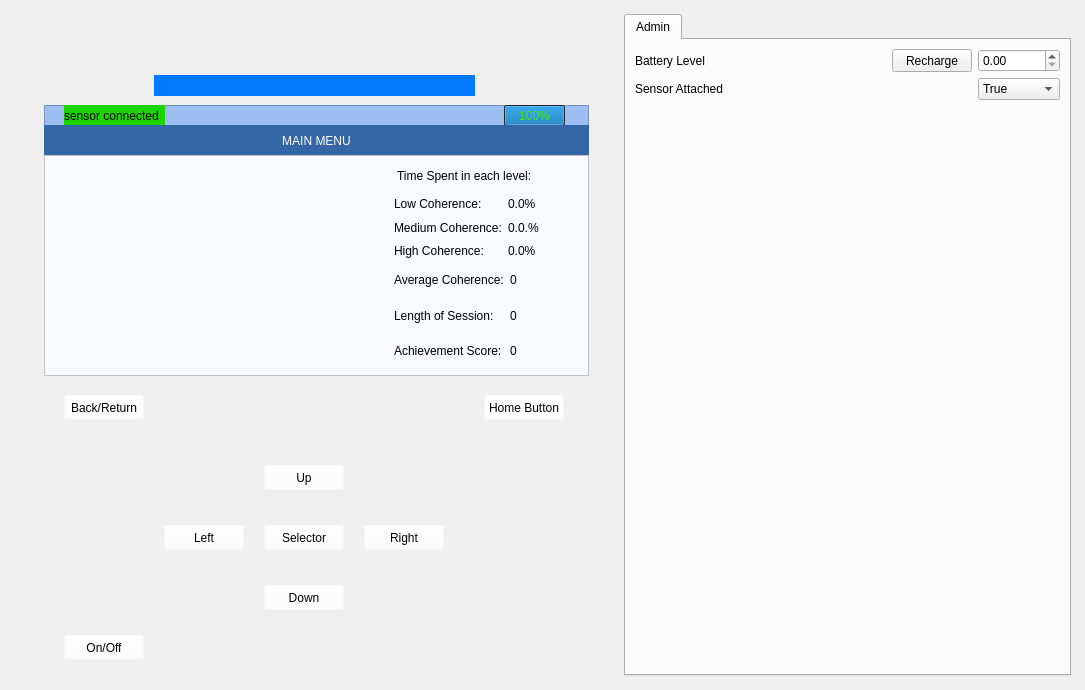
<?xml version="1.0" encoding="UTF-8"?>
<ui version="4.0">
 <class>MainWindow</class>
 <widget class="QMainWindow" name="MainWindow">
  <property name="geometry">
   <rect>
    <x>0</x>
    <y>0</y>
    <width>1085</width>
    <height>690</height>
   </rect>
  </property>
  <property name="windowTitle">
   <string>MainWindow</string>
  </property>
  <widget class="QWidget" name="MainWindowCentralQWidget">
   <property name="enabled">
    <bool>true</bool>
   </property>
   <layout class="QHBoxLayout" name="horizontalLayout">
    <item>
     <layout class="QHBoxLayout" name="MainWindowQHBoxLayout" stretch="0,0">
      <property name="spacing">
       <number>10</number>
      </property>
      <property name="leftMargin">
       <number>5</number>
      </property>
      <property name="topMargin">
       <number>5</number>
      </property>
      <property name="rightMargin">
       <number>5</number>
      </property>
      <property name="bottomMargin">
       <number>5</number>
      </property>
      <item>
       <widget class="QWidget" name="HeartWaveWidget" native="true">
        <property name="minimumSize">
         <size>
          <width>600</width>
          <height>600</height>
         </size>
        </property>
        <property name="maximumSize">
         <size>
          <width>600</width>
          <height>660</height>
         </size>
        </property>
        <property name="styleSheet">
         <string notr="true">border-image: url(:/overlay/denasButtonless.svg);
background-color: rgba(255, 255, 255, 0);</string>
        </property>
        <widget class="QGraphicsView" name="HeartWaveGraphicsView">
         <property name="geometry">
          <rect>
           <x>3</x>
           <y>1</y>
           <width>601</width>
           <height>661</height>
          </rect>
         </property>
         <property name="styleSheet">
          <string notr="true">background-color: rgb(255, 255, 255,0);
border-image: url(:/overlay/maindisplay.svg);</string>
         </property>
        </widget>
        <widget class="QPushButton" name="LeftButton">
         <property name="geometry">
          <rect>
           <x>150</x>
           <y>510</y>
           <width>80</width>
           <height>25</height>
          </rect>
         </property>
         <property name="text">
          <string>Left</string>
         </property>
        </widget>
        <widget class="QPushButton" name="DownButton">
         <property name="geometry">
          <rect>
           <x>250</x>
           <y>570</y>
           <width>80</width>
           <height>25</height>
          </rect>
         </property>
         <property name="text">
          <string>Down</string>
         </property>
        </widget>
        <widget class="QPushButton" name="RightButton">
         <property name="geometry">
          <rect>
           <x>350</x>
           <y>510</y>
           <width>80</width>
           <height>25</height>
          </rect>
         </property>
         <property name="text">
          <string>Right</string>
         </property>
        </widget>
        <widget class="QPushButton" name="UpButton">
         <property name="geometry">
          <rect>
           <x>250</x>
           <y>450</y>
           <width>80</width>
           <height>25</height>
          </rect>
         </property>
         <property name="text">
          <string>Up</string>
         </property>
        </widget>
        <widget class="QPushButton" name="OnOffButton">
         <property name="geometry">
          <rect>
           <x>50</x>
           <y>620</y>
           <width>80</width>
           <height>25</height>
          </rect>
         </property>
         <property name="text">
          <string>On/Off</string>
         </property>
        </widget>
        <widget class="QPushButton" name="HomeButton">
         <property name="geometry">
          <rect>
           <x>470</x>
           <y>380</y>
           <width>80</width>
           <height>25</height>
          </rect>
         </property>
         <property name="text">
          <string>Home Button</string>
         </property>
        </widget>
        <widget class="QPushButton" name="ReturnButton">
         <property name="geometry">
          <rect>
           <x>50</x>
           <y>380</y>
           <width>80</width>
           <height>25</height>
          </rect>
         </property>
         <property name="text">
          <string>Back/Return</string>
         </property>
        </widget>
        <widget class="QGraphicsView" name="PowerOffView">
         <property name="geometry">
          <rect>
           <x>30</x>
           <y>90</y>
           <width>545</width>
           <height>271</height>
          </rect>
         </property>
         <property name="minimumSize">
          <size>
           <width>545</width>
           <height>250</height>
          </size>
         </property>
         <property name="maximumSize">
          <size>
           <width>600</width>
           <height>300</height>
          </size>
         </property>
         <property name="styleSheet">
          <string notr="true">background-color: rgb(46, 52, 54);</string>
         </property>
        </widget>
        <widget class="QPushButton" name="SelectorButton">
         <property name="geometry">
          <rect>
           <x>250</x>
           <y>510</y>
           <width>80</width>
           <height>25</height>
          </rect>
         </property>
         <property name="text">
          <string>Selector</string>
         </property>
        </widget>
        <widget class="QListWidget" name="MainMenuListView">
         <property name="geometry">
          <rect>
           <x>30</x>
           <y>140</y>
           <width>545</width>
           <height>221</height>
          </rect>
         </property>
         <property name="minimumSize">
          <size>
           <width>545</width>
           <height>220</height>
          </size>
         </property>
         <property name="styleSheet">
          <string notr="true">background-color: rgb(247, 250, 255);
color: rgb(32, 74, 135);
font: 63 14pt &quot;FreeSans&quot;;</string>
         </property>
         <item>
          <property name="text">
           <string>Enter Session Mode</string>
          </property>
         </item>
         <item>
          <property name="text">
           <string>View Session Logs/History</string>
          </property>
         </item>
         <item>
          <property name="text">
           <string>Settings</string>
          </property>
         </item>
        </widget>
        <widget class="QWidget" name="CoherenceLED" native="true">
         <property name="geometry">
          <rect>
           <x>140</x>
           <y>60</y>
           <width>321</width>
           <height>21</height>
          </rect>
         </property>
         <property name="styleSheet">
          <string notr="true">background-color: rgb(0, 123, 255);</string>
         </property>
        </widget>
        <widget class="QFrame" name="Statusbar">
         <property name="geometry">
          <rect>
           <x>30</x>
           <y>90</y>
           <width>545</width>
           <height>21</height>
          </rect>
         </property>
         <property name="minimumSize">
          <size>
           <width>545</width>
           <height>21</height>
          </size>
         </property>
         <property name="styleSheet">
          <string notr="true">background-color: rgb(157, 190, 240);</string>
         </property>
         <property name="frameShape">
          <enum>QFrame::StyledPanel</enum>
         </property>
         <property name="frameShadow">
          <enum>QFrame::Raised</enum>
         </property>
         <widget class="QProgressBar" name="BatteryLevel">
          <property name="geometry">
           <rect>
            <x>460</x>
            <y>0</y>
            <width>61</width>
            <height>21</height>
           </rect>
          </property>
          <property name="styleSheet">
           <string notr="true">background-color: rgb(46, 52, 54);
color: rgb(58, 234, 36);</string>
          </property>
          <property name="value">
           <number>100</number>
          </property>
         </widget>
         <widget class="QLabel" name="SensorConectedLabel">
          <property name="geometry">
           <rect>
            <x>20</x>
            <y>0</y>
            <width>101</width>
            <height>21</height>
           </rect>
          </property>
          <property name="styleSheet">
           <string notr="true">background-color: rgb(27, 212, 0);</string>
          </property>
          <property name="text">
           <string>sensor connected</string>
          </property>
         </widget>
        </widget>
        <widget class="QWidget" name="SessionView" native="true">
         <property name="geometry">
          <rect>
           <x>30</x>
           <y>110</y>
           <width>545</width>
           <height>251</height>
          </rect>
         </property>
         <property name="minimumSize">
          <size>
           <width>545</width>
           <height>200</height>
          </size>
         </property>
         <property name="styleSheet">
          <string notr="true">background-color: rgb(247, 250, 255);
color: rgb(32, 74, 135);
font: 63 14pt &quot;FreeSans&quot;;</string>
         </property>
         <widget class="QLabel" name="CoherenceLabel">
          <property name="geometry">
           <rect>
            <x>40</x>
            <y>10</y>
            <width>100</width>
            <height>21</height>
           </rect>
          </property>
          <property name="minimumSize">
           <size>
            <width>100</width>
            <height>21</height>
           </size>
          </property>
          <property name="text">
           <string>Coherence: </string>
          </property>
         </widget>
         <widget class="QLabel" name="DurationLabel">
          <property name="geometry">
           <rect>
            <x>210</x>
            <y>10</y>
            <width>80</width>
            <height>21</height>
           </rect>
          </property>
          <property name="minimumSize">
           <size>
            <width>80</width>
            <height>21</height>
           </size>
          </property>
          <property name="text">
           <string>Duration:</string>
          </property>
         </widget>
         <widget class="QLabel" name="AchievementLabel">
          <property name="geometry">
           <rect>
            <x>350</x>
            <y>10</y>
            <width>111</width>
            <height>21</height>
           </rect>
          </property>
          <property name="minimumSize">
           <size>
            <width>100</width>
            <height>21</height>
           </size>
          </property>
          <property name="text">
           <string>Achievement:</string>
          </property>
         </widget>
         <widget class="QLabel" name="CoherenceScore">
          <property name="geometry">
           <rect>
            <x>140</x>
            <y>10</y>
            <width>50</width>
            <height>21</height>
           </rect>
          </property>
          <property name="minimumSize">
           <size>
            <width>41</width>
            <height>17</height>
           </size>
          </property>
          <property name="maximumSize">
           <size>
            <width>50</width>
            <height>50</height>
           </size>
          </property>
          <property name="text">
           <string>0.0</string>
          </property>
         </widget>
         <widget class="QLabel" name="TimeDuration">
          <property name="geometry">
           <rect>
            <x>290</x>
            <y>10</y>
            <width>50</width>
            <height>21</height>
           </rect>
          </property>
          <property name="minimumSize">
           <size>
            <width>41</width>
            <height>17</height>
           </size>
          </property>
          <property name="maximumSize">
           <size>
            <width>50</width>
            <height>50</height>
           </size>
          </property>
          <property name="text">
           <string>0.0</string>
          </property>
         </widget>
         <widget class="QLabel" name="AchievementScore">
          <property name="geometry">
           <rect>
            <x>470</x>
            <y>10</y>
            <width>50</width>
            <height>21</height>
           </rect>
          </property>
          <property name="minimumSize">
           <size>
            <width>41</width>
            <height>17</height>
           </size>
          </property>
          <property name="maximumSize">
           <size>
            <width>50</width>
            <height>50</height>
           </size>
          </property>
          <property name="text">
           <string>0.0</string>
          </property>
         </widget>
         <widget class="QCustomPlot" name="HRVGraph" native="true">
          <property name="geometry">
           <rect>
            <x>20</x>
            <y>40</y>
            <width>501</width>
            <height>171</height>
           </rect>
          </property>
         </widget>
         <widget class="QSlider" name="BreathPacer">
          <property name="geometry">
           <rect>
            <x>40</x>
            <y>220</y>
            <width>451</width>
            <height>21</height>
           </rect>
          </property>
          <property name="orientation">
           <enum>Qt::Horizontal</enum>
          </property>
         </widget>
         <widget class="QLabel" name="MinBreathPacer">
          <property name="geometry">
           <rect>
            <x>20</x>
            <y>220</y>
            <width>20</width>
            <height>21</height>
           </rect>
          </property>
          <property name="text">
           <string>0</string>
          </property>
         </widget>
         <widget class="QLabel" name="MaxBreathPacer">
          <property name="geometry">
           <rect>
            <x>500</x>
            <y>220</y>
            <width>21</width>
            <height>20</height>
           </rect>
          </property>
          <property name="text">
           <string>30</string>
          </property>
         </widget>
        </widget>
        <widget class="QWidget" name="SettingsView" native="true">
         <property name="geometry">
          <rect>
           <x>30</x>
           <y>140</y>
           <width>545</width>
           <height>221</height>
          </rect>
         </property>
         <property name="minimumSize">
          <size>
           <width>545</width>
           <height>200</height>
          </size>
         </property>
         <property name="styleSheet">
          <string notr="true">background-color: rgb(247, 250, 255);
color: rgb(32, 74, 135);
font: 63 14pt &quot;FreeSans&quot;;</string>
         </property>
         <widget class="QLabel" name="BreathPacerSettingLabel">
          <property name="geometry">
           <rect>
            <x>60</x>
            <y>60</y>
            <width>211</width>
            <height>41</height>
           </rect>
          </property>
          <property name="text">
           <string>Breath Pacer Setting:</string>
          </property>
         </widget>
         <widget class="QSpinBox" name="BreathPacerSetting">
          <property name="geometry">
           <rect>
            <x>330</x>
            <y>70</y>
            <width>111</width>
            <height>31</height>
           </rect>
          </property>
         </widget>
         <widget class="QLabel" name="ResetLabel">
          <property name="geometry">
           <rect>
            <x>60</x>
            <y>120</y>
            <width>221</width>
            <height>31</height>
           </rect>
          </property>
          <property name="text">
           <string>Reset To Default Settings:</string>
          </property>
         </widget>
         <widget class="QPushButton" name="ResetButton">
          <property name="geometry">
           <rect>
            <x>330</x>
            <y>120</y>
            <width>111</width>
            <height>31</height>
           </rect>
          </property>
          <property name="text">
           <string>PushButton</string>
          </property>
         </widget>
        </widget>
        <widget class="QLabel" name="MainMenuLabel">
         <property name="geometry">
          <rect>
           <x>30</x>
           <y>110</y>
           <width>545</width>
           <height>31</height>
          </rect>
         </property>
         <property name="minimumSize">
          <size>
           <width>545</width>
           <height>0</height>
          </size>
         </property>
         <property name="styleSheet">
          <string notr="true">background-color: rgb(52, 101, 164);
font: 12pt &quot;Noto Sans&quot;;
color: rgb(255, 255, 255);</string>
         </property>
         <property name="text">
          <string>MAIN MENU</string>
         </property>
         <property name="alignment">
          <set>Qt::AlignCenter</set>
         </property>
        </widget>
        <widget class="QListWidget" name="HistoryView">
         <property name="geometry">
          <rect>
           <x>30</x>
           <y>140</y>
           <width>545</width>
           <height>221</height>
          </rect>
         </property>
         <property name="minimumSize">
          <size>
           <width>545</width>
           <height>0</height>
          </size>
         </property>
         <property name="styleSheet">
          <string notr="true">background-color: rgb(247, 250, 255);
color: rgb(32, 74, 135);
font: 63 10pt &quot;FreeSans&quot;;</string>
         </property>
        </widget>
        <widget class="QWidget" name="SessionSummaryView" native="true">
         <property name="geometry">
          <rect>
           <x>30</x>
           <y>140</y>
           <width>545</width>
           <height>221</height>
          </rect>
         </property>
         <property name="minimumSize">
          <size>
           <width>545</width>
           <height>0</height>
          </size>
         </property>
         <widget class="QWidget" name="gridLayoutWidget">
          <property name="geometry">
           <rect>
            <x>350</x>
            <y>110</y>
            <width>181</width>
            <height>101</height>
           </rect>
          </property>
          <layout class="QGridLayout" name="SessionData">
           <item row="0" column="0">
            <widget class="QLabel" name="AverageCoherenceLabel">
             <property name="text">
              <string>Average Coherence:</string>
             </property>
            </widget>
           </item>
           <item row="2" column="1">
            <widget class="QLabel" name="AchievementScoreValue">
             <property name="text">
              <string>0</string>
             </property>
            </widget>
           </item>
           <item row="0" column="1">
            <widget class="QLabel" name="AverageCoherenceValue">
             <property name="text">
              <string>0</string>
             </property>
            </widget>
           </item>
           <item row="2" column="0">
            <widget class="QLabel" name="AchievementScoreLabel">
             <property name="text">
              <string>Achievement Score:</string>
             </property>
            </widget>
           </item>
           <item row="1" column="0">
            <widget class="QLabel" name="LengthOfSessionLabel">
             <property name="text">
              <string>Length of Session:</string>
             </property>
            </widget>
           </item>
           <item row="1" column="1">
            <widget class="QLabel" name="LengthOfSessionValue">
             <property name="text">
              <string>0</string>
             </property>
            </widget>
           </item>
          </layout>
         </widget>
         <widget class="QCustomPlot" name="HRVGraphSummary" native="true">
          <property name="geometry">
           <rect>
            <x>10</x>
            <y>10</y>
            <width>331</width>
            <height>201</height>
           </rect>
          </property>
         </widget>
         <widget class="QWidget" name="gridLayoutWidget_2">
          <property name="geometry">
           <rect>
            <x>350</x>
            <y>40</y>
            <width>181</width>
            <height>65</height>
           </rect>
          </property>
          <layout class="QGridLayout" name="CoherencePercentages">
           <item row="1" column="0">
            <widget class="QLabel" name="MediumCoherenceLabel">
             <property name="text">
              <string>Medium Coherence:</string>
             </property>
            </widget>
           </item>
           <item row="0" column="0">
            <widget class="QLabel" name="LowCoherenceLabel">
             <property name="text">
              <string>Low Coherence:</string>
             </property>
            </widget>
           </item>
           <item row="2" column="0">
            <widget class="QLabel" name="HighCoherenceLabel">
             <property name="text">
              <string>High Coherence:</string>
             </property>
            </widget>
           </item>
           <item row="0" column="1">
            <widget class="QLabel" name="LowCoherenceValue">
             <property name="text">
              <string>0.0%</string>
             </property>
            </widget>
           </item>
           <item row="1" column="1">
            <widget class="QLabel" name="MediumCoherenceValue">
             <property name="text">
              <string>0.0.%</string>
             </property>
            </widget>
           </item>
           <item row="2" column="1">
            <widget class="QLabel" name="HighCoherenceValue">
             <property name="text">
              <string>0.0%</string>
             </property>
            </widget>
           </item>
          </layout>
         </widget>
         <widget class="QLabel" name="CoherencePercentageLabel">
          <property name="geometry">
           <rect>
            <x>353</x>
            <y>10</y>
            <width>181</width>
            <height>21</height>
           </rect>
          </property>
          <property name="text">
           <string>Time Spent in each level:</string>
          </property>
         </widget>
        </widget>
       </widget>
      </item>
      <item>
       <widget class="QTabWidget" name="TabWidget">
        <property name="currentIndex">
         <number>0</number>
        </property>
        <widget class="QWidget" name="Admin">
         <attribute name="title">
          <string>Admin</string>
         </attribute>
         <layout class="QHBoxLayout" name="horizontalLayout_2">
          <item>
           <layout class="QVBoxLayout" name="AdminTabQVBoxLayout">
            <item>
             <layout class="QGridLayout" name="AdminTabQGridLayout">
              <item row="1" column="0">
               <widget class="QLabel" name="BatteryLevelAdminLabel">
                <property name="maximumSize">
                 <size>
                  <width>16777215</width>
                  <height>40</height>
                 </size>
                </property>
                <property name="text">
                 <string>Battery Level</string>
                </property>
                <property name="alignment">
                 <set>Qt::AlignLeading|Qt::AlignLeft|Qt::AlignVCenter</set>
                </property>
               </widget>
              </item>
              <item row="3" column="0">
               <spacer name="VerticalSpacer">
                <property name="orientation">
                 <enum>Qt::Vertical</enum>
                </property>
                <property name="sizeHint" stdset="0">
                 <size>
                  <width>20</width>
                  <height>40</height>
                 </size>
                </property>
               </spacer>
              </item>
              <item row="1" column="1">
               <widget class="QPushButton" name="BatteryRechargeAdminButton">
                <property name="maximumSize">
                 <size>
                  <width>80</width>
                  <height>40</height>
                 </size>
                </property>
                <property name="text">
                 <string>Recharge</string>
                </property>
               </widget>
              </item>
              <item row="1" column="2">
               <widget class="QDoubleSpinBox" name="BatteryPercentageAdminBox">
                <property name="maximumSize">
                 <size>
                  <width>82</width>
                  <height>30</height>
                 </size>
                </property>
               </widget>
              </item>
              <item row="2" column="0">
               <widget class="QLabel" name="SensorAttachedAdminLabel">
                <property name="maximumSize">
                 <size>
                  <width>16777215</width>
                  <height>40</height>
                 </size>
                </property>
                <property name="text">
                 <string>Sensor Attached</string>
                </property>
                <property name="alignment">
                 <set>Qt::AlignLeading|Qt::AlignLeft|Qt::AlignVCenter</set>
                </property>
               </widget>
              </item>
              <item row="2" column="2">
               <widget class="QComboBox" name="SensorAttachedAdminBox">
                <property name="maximumSize">
                 <size>
                  <width>82</width>
                  <height>30</height>
                 </size>
                </property>
                <item>
                 <property name="text">
                  <string>True</string>
                 </property>
                </item>
                <item>
                 <property name="text">
                  <string>False</string>
                 </property>
                </item>
               </widget>
              </item>
             </layout>
            </item>
           </layout>
          </item>
         </layout>
        </widget>
       </widget>
      </item>
     </layout>
    </item>
   </layout>
  </widget>
 </widget>
 <customwidgets>
  <customwidget>
   <class>QCustomPlot</class>
   <extends>QWidget</extends>
   <header>qcustomplot.h</header>
   <container>1</container>
  </customwidget>
 </customwidgets>
 <resources/>
 <connections/>
</ui>
